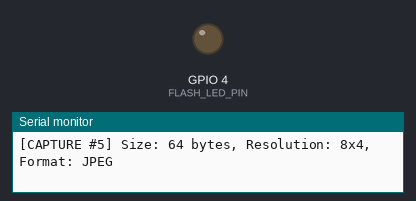
This sketch was run on a simulated ESP32. Shown: output pins drawn as LEDs (lit = HIGH), the last lines printed to the serial monitor. The camera gives no picture.

Above: at 9.6 s.
At 18.97 s:
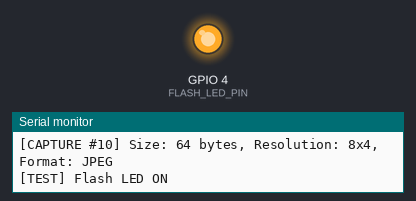
Timing chart, 0 to 27.2 s (numbered marks = the images above):
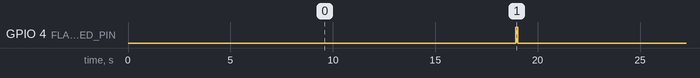

The sketch:

CameraTest.ino
```cpp
/*
 * ESP32-CAM Camera Test
 * AI-Thinker ESP32-CAM 모듈용 카메라 테스트 코드
 *
 * 시리얼 모니터에서 카메라 초기화 및 프레임 캡처 결과 확인
 * Baud rate: 115200
 */

#include "esp_camera.h"

// AI-Thinker ESP32-CAM 핀 정의
#define PWDN_GPIO_NUM     32
#define RESET_GPIO_NUM    -1
#define XCLK_GPIO_NUM      0
#define SIOD_GPIO_NUM     26
#define SIOC_GPIO_NUM     27

#define Y9_GPIO_NUM       35
#define Y8_GPIO_NUM       34
#define Y7_GPIO_NUM       39
#define Y6_GPIO_NUM       36
#define Y5_GPIO_NUM       21
#define Y4_GPIO_NUM       19
#define Y3_GPIO_NUM       18
#define Y2_GPIO_NUM        5

#define VSYNC_GPIO_NUM    25
#define HREF_GPIO_NUM     23
#define PCLK_GPIO_NUM     22

// 내장 LED (플래시)
#define FLASH_LED_PIN     4

void setup() {
  Serial.begin(115200);
  Serial.setDebugOutput(true);
  Serial.println();
  Serial.println("========================================");
  Serial.println("   ESP32-CAM Camera Test");
  Serial.println("========================================");

  // 플래시 LED 초기화
  pinMode(FLASH_LED_PIN, OUTPUT);
  digitalWrite(FLASH_LED_PIN, LOW);

  // 카메라 설정
  camera_config_t config;
  config.ledc_channel = LEDC_CHANNEL_0;
  config.ledc_timer = LEDC_TIMER_0;
  config.pin_d0 = Y2_GPIO_NUM;
  config.pin_d1 = Y3_GPIO_NUM;
  config.pin_d2 = Y4_GPIO_NUM;
  config.pin_d3 = Y5_GPIO_NUM;
  config.pin_d4 = Y6_GPIO_NUM;
  config.pin_d5 = Y7_GPIO_NUM;
  config.pin_d6 = Y8_GPIO_NUM;
  config.pin_d7 = Y9_GPIO_NUM;
  config.pin_xclk = XCLK_GPIO_NUM;
  config.pin_pclk = PCLK_GPIO_NUM;
  config.pin_vsync = VSYNC_GPIO_NUM;
  config.pin_href = HREF_GPIO_NUM;
  config.pin_sscb_sda = SIOD_GPIO_NUM;
  config.pin_sscb_scl = SIOC_GPIO_NUM;
  config.pin_pwdn = PWDN_GPIO_NUM;
  config.pin_reset = RESET_GPIO_NUM;
  config.xclk_freq_hz = 20000000;
  config.pixel_format = PIXFORMAT_JPEG;

  // PSRAM 여부에 따라 프레임 크기 설정
  if(psramFound()){
    config.frame_size = FRAMESIZE_UXGA;  // 1600x1200
    config.jpeg_quality = 10;
    config.fb_count = 2;
    Serial.println("[INFO] PSRAM found - High resolution enabled");
  } else {
    config.frame_size = FRAMESIZE_SVGA;  // 800x600
    config.jpeg_quality = 12;
    config.fb_count = 1;
    Serial.println("[INFO] No PSRAM - Limited resolution");
  }

  // 카메라 초기화
  Serial.println("[INFO] Initializing camera...");
  esp_err_t err = esp_camera_init(&config);
  if (err != ESP_OK) {
    Serial.printf("[ERROR] Camera init failed with error 0x%x\n", err);
    Serial.println("[ERROR] Check camera connection and power supply");
    return;
  }
  Serial.println("[OK] Camera initialized successfully!");

  // 센서 설정
  sensor_t * s = esp_camera_sensor_get();
  if (s != NULL) {
    Serial.printf("[INFO] Camera PID: 0x%02X\n", s->id.PID);
    // 이미지 품질 조정
    s->set_brightness(s, 0);     // -2 to 2
    s->set_contrast(s, 0);       // -2 to 2
    s->set_saturation(s, 0);     // -2 to 2
    s->set_special_effect(s, 0); // 0=No Effect
    s->set_whitebal(s, 1);       // 0=disable, 1=enable
    s->set_awb_gain(s, 1);       // 0=disable, 1=enable
    s->set_wb_mode(s, 0);        // 0=Auto
    s->set_exposure_ctrl(s, 1);  // 0=disable, 1=enable
    s->set_aec2(s, 0);           // 0=disable, 1=enable
    s->set_gain_ctrl(s, 1);      // 0=disable, 1=enable
    s->set_agc_gain(s, 0);       // 0 to 30
    s->set_gainceiling(s, (gainceiling_t)0);
    s->set_bpc(s, 0);            // 0=disable, 1=enable
    s->set_wpc(s, 1);            // 0=disable, 1=enable
    s->set_raw_gma(s, 1);        // 0=disable, 1=enable
    s->set_lenc(s, 1);           // 0=disable, 1=enable
    s->set_hmirror(s, 0);        // 0=disable, 1=enable
    s->set_vflip(s, 0);          // 0=disable, 1=enable
    s->set_dcw(s, 1);            // 0=disable, 1=enable
    Serial.println("[OK] Camera sensor configured");
  }

  Serial.println("----------------------------------------");
  Serial.println("Camera ready! Starting capture test...");
  Serial.println("----------------------------------------");
}

void loop() {
  static int captureCount = 0;

  // 프레임 캡처
  camera_fb_t * fb = esp_camera_fb_get();
  if (!fb) {
    Serial.println("[ERROR] Frame capture failed!");
    delay(1000);
    return;
  }

  captureCount++;

  // 캡처 정보 출력
  Serial.printf("[CAPTURE #%d] Size: %d bytes, Resolution: %dx%d, Format: %s\n",
                captureCount,
                fb->len,
                fb->width,
                fb->height,
                (fb->format == PIXFORMAT_JPEG) ? "JPEG" : "RAW");

  // 10번째 캡처마다 플래시 테스트
  if (captureCount % 10 == 0) {
    Serial.println("[TEST] Flash LED ON");
    digitalWrite(FLASH_LED_PIN, HIGH);
    delay(100);
    digitalWrite(FLASH_LED_PIN, LOW);
    Serial.println("[TEST] Flash LED OFF");
  }

  // 프레임 버퍼 반환
  esp_camera_fb_return(fb);

  delay(2000);  // 2초 간격으로 캡처
}
```

Measured:
- by itself, GPIO 4 (FLASH_LED_PIN): alternates HIGH for 0.10 s and LOW for 20.6 s
